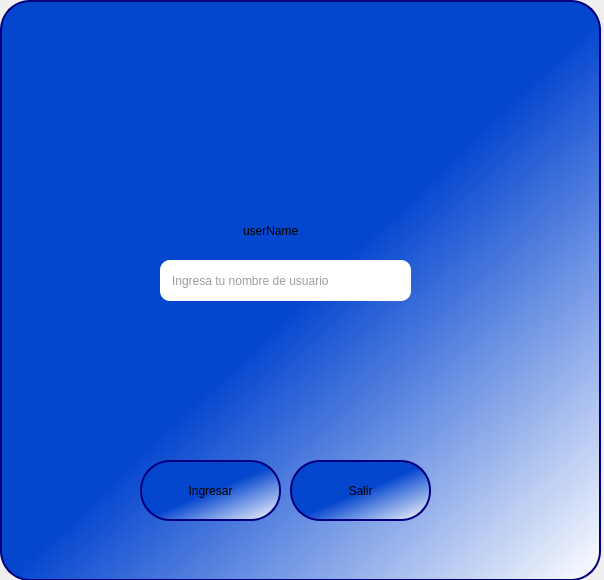
<?xml version="1.0" encoding="UTF-8"?>
<ui version="4.0">
 <class>Dialog</class>
 <widget class="QDialog" name="Dialog">
  <property name="geometry">
   <rect>
    <x>0</x>
    <y>0</y>
    <width>604</width>
    <height>580</height>
   </rect>
  </property>
  <property name="windowTitle">
   <string>Dialog</string>
  </property>
  <widget class="QFrame" name="frame">
   <property name="geometry">
    <rect>
     <x>0</x>
     <y>0</y>
     <width>601</width>
     <height>581</height>
    </rect>
   </property>
   <property name="styleSheet">
    <string notr="true">border-radius:30px;
border:2px  solid #00007f;
padding:10px;
background-color: qlineargradient(spread:pad, x1:0.114697, y1:0.103, x2:1, y2:1, stop:0.447761 rgba(5, 70, 207, 255), stop:1 rgba(255, 255, 255, 255));</string>
   </property>
   <property name="frameShape">
    <enum>QFrame::StyledPanel</enum>
   </property>
   <property name="frameShadow">
    <enum>QFrame::Raised</enum>
   </property>
   <widget class="QLabel" name="label">
    <property name="geometry">
     <rect>
      <x>30</x>
      <y>0</y>
      <width>501</width>
      <height>171</height>
     </rect>
    </property>
    <property name="styleSheet">
     <string notr="true">color: rgb(0,0,0,0%);
border:none;
background-color: transparent;
border-radios:40px;</string>
    </property>
    <property name="text">
     <string/>
    </property>
    <property name="pixmap">
     <pixmap>../../../../Downloads/centro-recreacional.png</pixmap>
    </property>
    <property name="scaledContents">
     <bool>true</bool>
    </property>
   </widget>
   <widget class="QLabel" name="label_2">
    <property name="geometry">
     <rect>
      <x>230</x>
      <y>210</y>
      <width>191</width>
      <height>41</height>
     </rect>
    </property>
    <property name="layoutDirection">
     <enum>Qt::LeftToRight</enum>
    </property>
    <property name="styleSheet">
     <string notr="true">background-color: transparent;
font: 75 12pt &quot;Arial&quot;;
border:none;
color: rgb(0, 0, 0);</string>
    </property>
    <property name="text">
     <string>userName</string>
    </property>
   </widget>
   <widget class="QPushButton" name="btnIngresar">
    <property name="geometry">
     <rect>
      <x>140</x>
      <y>460</y>
      <width>141</width>
      <height>61</height>
     </rect>
    </property>
    <property name="styleSheet">
     <string notr="true">background-color: rgb(46, 194, 126);
border-color: rgb(192, 191, 188);
border-color: rgb(222, 221, 218);
color: rgb(0, 0, 0);
font: 75 12pt &quot;Arial&quot;;

QPushButton{
	background-color: rgb(87, 227, 137);

}
QPushButton:hover{
	background-color: rgb(143, 240, 164);

}</string>
    </property>
    <property name="text">
     <string>Ingresar</string>
    </property>
   </widget>
   <widget class="QPushButton" name="btnSalir">
    <property name="geometry">
     <rect>
      <x>290</x>
      <y>460</y>
      <width>141</width>
      <height>61</height>
     </rect>
    </property>
    <property name="styleSheet">
     <string notr="true">background-color: rgb(224, 27, 36);
color: rgb(0, 0, 0);
border-color: rgb(222, 221, 218);
font: 75 12pt &quot;Arial&quot;;

QPushButton{
	background-color: rgb(224, 27, 36);

}
QPushButton:hover{
	background-color: rgb(237, 51, 59);

}</string>
    </property>
    <property name="text">
     <string>Salir</string>
    </property>
   </widget>
   <widget class="QLabel" name="labelError">
    <property name="geometry">
     <rect>
      <x>220</x>
      <y>330</y>
      <width>151</width>
      <height>31</height>
     </rect>
    </property>
    <property name="styleSheet">
     <string notr="true">border:none;
background-color: transparent;
</string>
    </property>
    <property name="text">
     <string/>
    </property>
   </widget>
   <widget class="QLineEdit" name="txtUserName">
    <property name="geometry">
     <rect>
      <x>160</x>
      <y>260</y>
      <width>251</width>
      <height>41</height>
     </rect>
    </property>
    <property name="styleSheet">
     <string notr="true">background-color: rgba(255, 255, 255, 255);
color: rgb(36, 31, 49);
color: rgb(61, 56, 70);
border-radius: 10px;
border:none;</string>
    </property>
    <property name="placeholderText">
     <string>Ingresa tu nombre de usuario</string>
    </property>
   </widget>
   <widget class="QLabel" name="btnError">
    <property name="geometry">
     <rect>
      <x>180</x>
      <y>320</y>
      <width>191</width>
      <height>61</height>
     </rect>
    </property>
    <property name="font">
     <font>
      <family>Arial</family>
      <pointsize>15</pointsize>
     </font>
    </property>
    <property name="styleSheet">
     <string notr="true">border:none;
color: rgb(224, 27, 36);
background:transparent;</string>
    </property>
    <property name="text">
     <string/>
    </property>
   </widget>
  </widget>
 </widget>
 <resources/>
 <connections/>
</ui>
